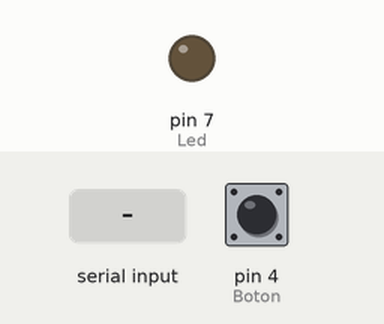
This sketch was run on a simulated Arduino Uno, built with avr-gcc and run on an emulated ATmega328P. On the bench: output pins drawn as LEDs (lit = HIGH). The test bench sets the inputs (shaded band); at power-on: pin 4 (Boton) HIGH.

Above: at 1.2 s.
1.3 s: "a" received over the second serial link
At 1.7 s:
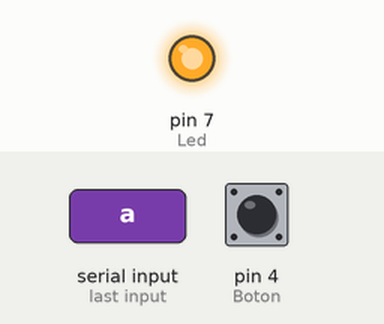
2.8 s: "b" received over the second serial link
At 4.0 s:
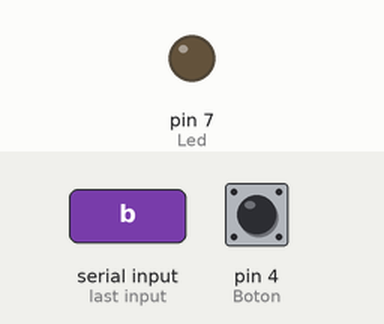
Timing chart, 0 to 5.8 s (numbered marks = the images above; inputs shaded):
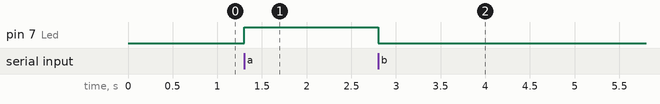

The sketch:

ComunicacionSerie_UNO.ino
```cpp
#include <SoftwareSerial.h>

#define RX 10
#define TX 11
#define Boton 4
#define Led 7

SoftwareSerial uno(RX, TX);

void setup() {
  Serial.begin(9600);
  uno.begin(9600);
  pinMode(Led, OUTPUT);
  pinMode(Boton, INPUT_PULLUP);
}

char dato = 's';

void loop() {
  if(uno.available()){
    dato = uno.read();
    }

  if(digitalRead(Boton)==LOW)
    uno.write('a');
  else
    uno.write('b');

  if(dato == 'a')
    digitalWrite(Led, HIGH);
  else if(dato == 'b')
    digitalWrite(Led, LOW);
}
```

Measured:
- after the input at 1.3 s, pin 7 (Led): LOW → HIGH at once
- after the input at 2.8 s, pin 7 (Led): HIGH → LOW at once
